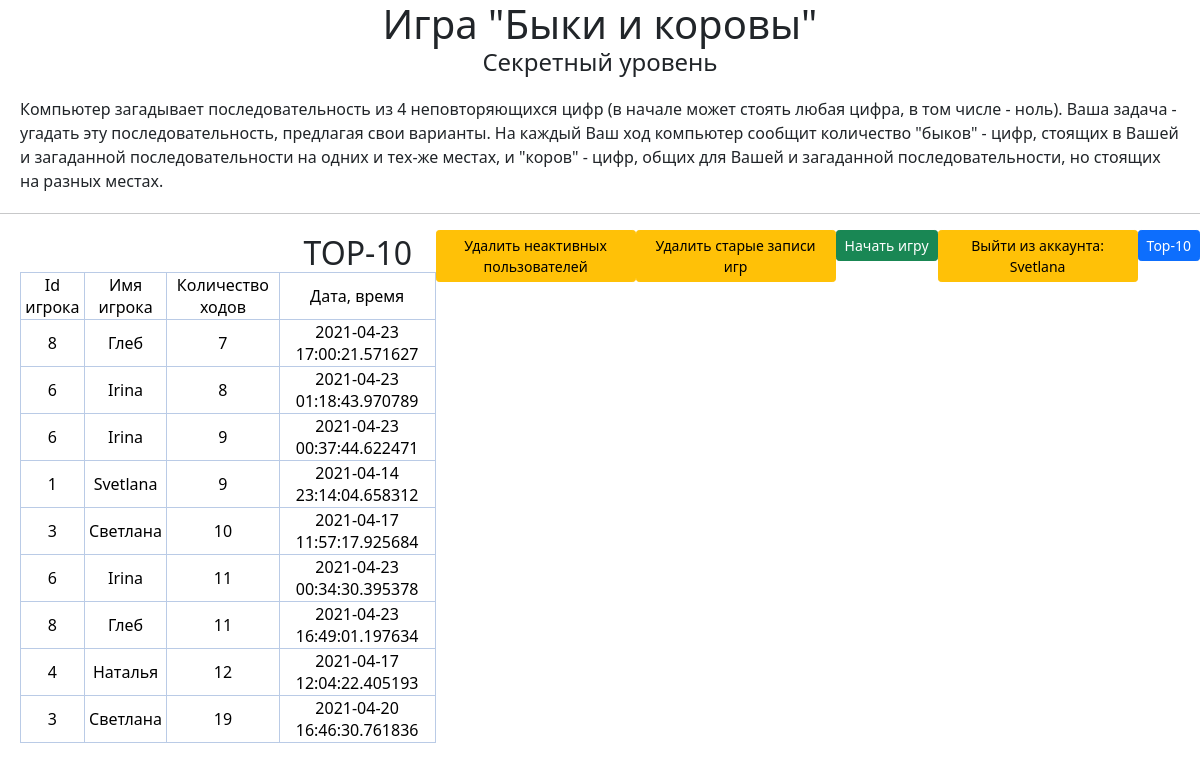
The page /records10 (signed in) on the database its author committed.
### data/users.py (models this page shows, shortened)
class User(SqlAlchemyBase, UserMixin):
    __tablename__ = 'users'
    id = sqlalchemy.Column(sqlalchemy.Integer,
                           primary_key=True, autoincrement=True)
    surname = sqlalchemy.Column(sqlalchemy.String, nullable=True)
    name = sqlalchemy.Column(sqlalchemy.String, nullable=True)
    level = sqlalchemy.Column(sqlalchemy.Integer, nullable=True)
    status = sqlalchemy.Column(sqlalchemy.String, nullable=True)
    email = sqlalchemy.Column(sqlalchemy.String,
                              index=True, unique=True, nullable=True)
    hashed_password = sqlalchemy.Column(sqlalchemy.String, nullable=True)
    reg_date = sqlalchemy.Column(sqlalchemy.DateTime,
                                      default=datetime.datetime.now)
    record = orm.relation("Record", back_populates='user')

### data/records.py (models this page shows)
class Record(SqlAlchemyBase):
    __tablename__ = 'records'
    id = sqlalchemy.Column(sqlalchemy.Integer,
                           primary_key=True, autoincrement=True)
    user_id = sqlalchemy.Column(sqlalchemy.Integer,
                                    sqlalchemy.ForeignKey("users.id"))
    user_name = sqlalchemy.Column(sqlalchemy.String, nullable=True)
    score = sqlalchemy.Column(sqlalchemy.Integer, nullable=True)
    secret_num = sqlalchemy.Column(sqlalchemy.String, nullable=True)
    date = sqlalchemy.Column(sqlalchemy.DateTime,
                                 default=datetime.datetime.now)
    user = orm.relation('User')

### main.py (the view)
@app.route('/records10')
def records_top10():
    db_sess = db_session.create_session()
    records = db_sess.query(Record).order_by(Record.score).limit(10)
    return render_template("records.html", records=records, header="TOP-10")

### data/db_session.py (called while the page is built)
def create_session() -> Session:
    global __factory
    return __factory()

### main.py (called while the page is built)
@login_manager.user_loader
def load_user(user_id):
    db_sess = db_session.create_session()
    return db_sess.query(User).get(user_id)

### templates/records.html (shortened to what this page needs)
{% extends "base.html" %}
{% block content %}
    <h2>{{header}}</h2>
    <table class="table-primary align-middle table-bordered">
    	<tr class="table-primary">
    		<td class="table-primary">Id игрока</td>
    		<td class="table-primary">Имя игрока</td>
    		<td class="table-primary">Количество ходов</td>
    		<td class="table-primary">Дата, время</td>
    	</tr>
        {% for i in records %}
    	<tr>
    		<td class="table-primary">{{ i.user_id }}</td>
    		<td class="table-primary">{{ i.user_name }}</td>
    		<td class="table-primary">{{ i.score }}</td>
    		<td class="table-primary">{{ i.date }}</td>
    	</tr>
    	{% endfor %}
    </table>
{% endblock %}

### templates/base.html (shortened to what this page needs)
<html lang="en">
<head>
    <link rel="stylesheet"
   href="https://cdn.jsdelivr.net/npm/bootstrap@5.0.0-beta1/dist/css/bootstrap.min.css"
>
   <link rel="stylesheet" type="text/css" href="static/css/style.css">
</head>
<body>
    <h1>Игра "Быки и коровы"</h1>
    <h4>Секретный уровень</h4>
    <div>Компьютер загадывает последовательность из 4 неповторяющихся цифр (в начале может стоять любая цифра, в том числе - ноль). Ваша задача - угадать эту последовательность, предлагая свои варианты. На каждый Ваш ход компьютер сообщит количество "быков" - цифр, стоящих в Вашей и загаданной последовательности на одних и тех-же местах, и "коров" - цифр, общих для Вашей и загаданной последовательности, но стоящих на разных местах.</div>
    <hr>
    <nav>
    <a class="btn btn-primary btn-sm" href="/records10">Top-10</a>
    {% if current_user.is_authenticated %}
        <a class="btn btn-warning btn-sm" href="/logout">Выйти из аккаунта: {{ current_user.name }}</a>
        <a href="/new_game" class="btn btn-success btn-sm">Начать игру</a>
        {% if current_user.status == "admin" %}
            <a href="/remove_old_records" class="btn btn-warning btn-sm">Удалить старые записи игр</a>
            <a href="/remove_old_users" class="btn btn-warning btn-sm">Удалить неактивных пользователей</a>
        {% endif %}
    {% else %}
        <a class="btn btn-primary btn-sm" href="/register">Зарегистрироваться</a>
        <a class="btn btn-success btn-sm" href="/login">Войти</a>
    {% endif %}
    </nav>
    <div>
	{% block content %}
	{% endblock %}
    </div>
</body>
</html>

### static/css/style.css (style rules this page uses)
h1, h4, h2, form, table { margin: auto; text-align: center; max-width: 640px; }
a { float: right; text-align: top; max-width: 200px; }
div { align: center; margin: 20px; }

### rows shown on the page
User: name "Svetlana"
Record: user_id "8", user_name "Глеб", score "7", date "2021-04-23 17:00:21.571627"
Record: user_id "6", user_name "Irina", score "8", date "2021-04-23 01:18:43.970789"
Record: user_id "6", user_name "Irina", score "9", date "2021-04-23 00:37:44.622471"
Record: user_id "1", user_name "Svetlana", score "9", date "2021-04-14 23:14:04.658312"
Record: user_id "3", user_name "Светлана", score "10", date "2021-04-17 11:57:17.925684"
Record: user_id "6", user_name "Irina", score "11", date "2021-04-23 00:34:30.395378"
Record: user_id "8", user_name "Глеб", score "11", date "2021-04-23 16:49:01.197634"
Record: user_id "4", user_name "Наталья", score "12", date "2021-04-17 12:04:22.405193"
Record: user_id "3", user_name "Светлана", score "19", date "2021-04-20 16:46:30.761836"

### other values the page prints
{{ header }} "TOP-10"
